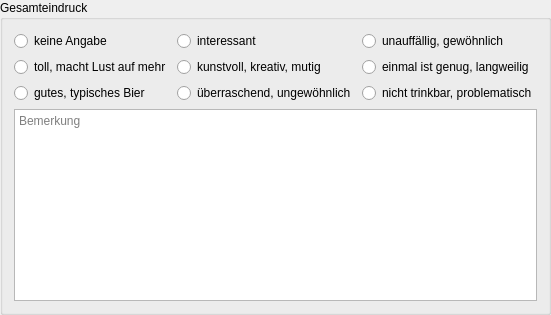
         <widget class="QGroupBox" name="groupBox1">
          <property name="title">
           <string>Gesamteindruck</string>
          </property>
          <layout class="QGridLayout" name="gridLayout_12">
           <item row="2" column="1">
            <widget class="QRadioButton" name="rbGesamteindruck_3">
             <property name="text">
              <string>überraschend, ungewöhnlich</string>
             </property>
            </widget>
           </item>
           <item row="2" column="2">
            <widget class="QRadioButton" name="rbGesamteindruck_7">
             <property name="text">
              <string>nicht trinkbar, problematisch</string>
             </property>
            </widget>
           </item>
           <item row="0" column="2">
            <widget class="QRadioButton" name="rbGesamteindruck_5">
             <property name="text">
              <string>unauffällig, gewöhnlich</string>
             </property>
            </widget>
           </item>
           <item row="0" column="0">
            <widget class="QRadioButton" name="rbGesamteindruck_ka">
             <property name="text">
              <string>keine Angabe</string>
             </property>
            </widget>
           </item>
           <item row="0" column="1">
            <widget class="QRadioButton" name="rbGesamteindruck_2">
             <property name="text">
              <string>interessant</string>
             </property>
            </widget>
           </item>
           <item row="1" column="0">
            <widget class="QRadioButton" name="rbGesamteindruck_0">
             <property name="text">
              <string>toll, macht Lust auf mehr</string>
             </property>
            </widget>
           </item>
           <item row="2" column="0">
            <widget class="QRadioButton" name="rbGesamteindruck_1">
             <property name="text">
              <string>gutes, typisches Bier</string>
             </property>
            </widget>
           </item>
           <item row="1" column="1">
            <widget class="QRadioButton" name="rbGesamteindruck_4">
             <property name="text">
              <string>kunstvoll, kreativ, mutig</string>
             </property>
            </widget>
           </item>
           <item row="1" column="2">
            <widget class="QRadioButton" name="rbGesamteindruck_6">
             <property name="text">
              <string>einmal ist genug, langweilig</string>
             </property>
            </widget>
           </item>
           <item row="3" column="0" colspan="3">
            <widget class="QPlainTextEdit" name="tbGesamteindruck">
             <property name="minimumSize">
              <size>
               <width>0</width>
               <height>42</height>
              </size>
             </property>
             <property name="toolTip">
              <string>&lt;html&gt;&lt;head/&gt;&lt;body&gt;&lt;p&gt;Hier ist Platz für frei formulierte &lt;span style=&quot; font-weight:600;&quot;&gt;Ausführungen&lt;/span&gt; zum Gesamteindruck.&lt;/p&gt;&lt;p&gt;Unter Gesamteindruck wird ein Resümee der Bewertung verstanden. Hierbei werden oft herausstechende Eigenschaften betont, das Bier auf Stilvorgaben hin abgeglichen.&lt;/p&gt;&lt;p&gt;Typsiche Fragen sind: Haben sich die Geschmacks-, Geruchs- und taktilen Komponenten gut miteinander vertragen, war das Bier abgerundet? Hat eine Komponente überwogen, das Bild ins Ungleichgewicht gebracht? Waren die sortentypische Rezenz, die Bittere, das Aroma und die Vollmundigkeit richtig? War eine bestimmte Komponente, die wir nicht als sortentypisch einordnen konnten, dennoch angenehm, interessant, also durchaus erfahrenswert?&lt;/p&gt;&lt;p&gt;&lt;span style=&quot; font-weight:600; color:#fc0107;&quot;&gt;Achtung: &lt;/span&gt;Ein Sud muss im &lt;span style=&quot; font-weight:600;&quot;&gt;Tab Abfülldaten &lt;/span&gt;als abgefüllt markiert worden sein, bevor man ihn hier tätig werden kann.&lt;/p&gt;&lt;/body&gt;&lt;/html&gt;</string>
             </property>
             <property name="placeholderText">
              <string>Bemerkung</string>
             </property>
            </widget>
           </item>
          </layout>
         </widget>
